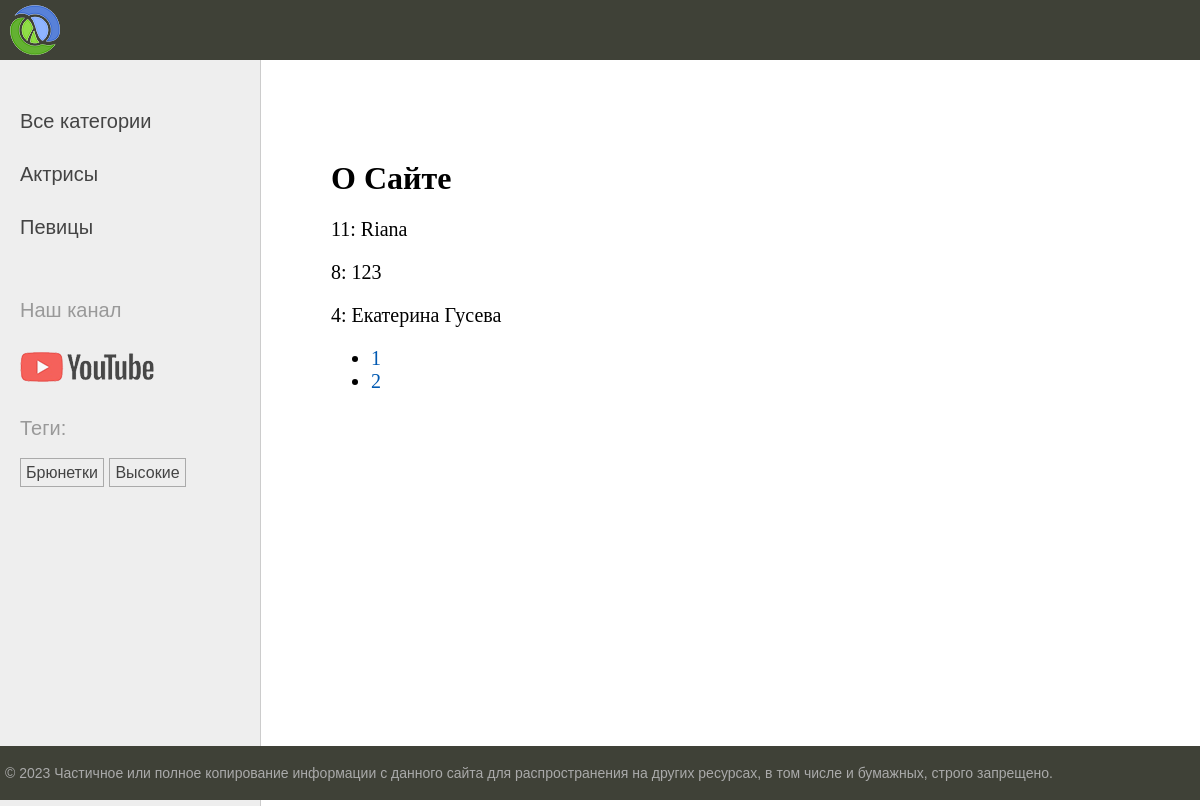
Page /about/ on the earlier database version.
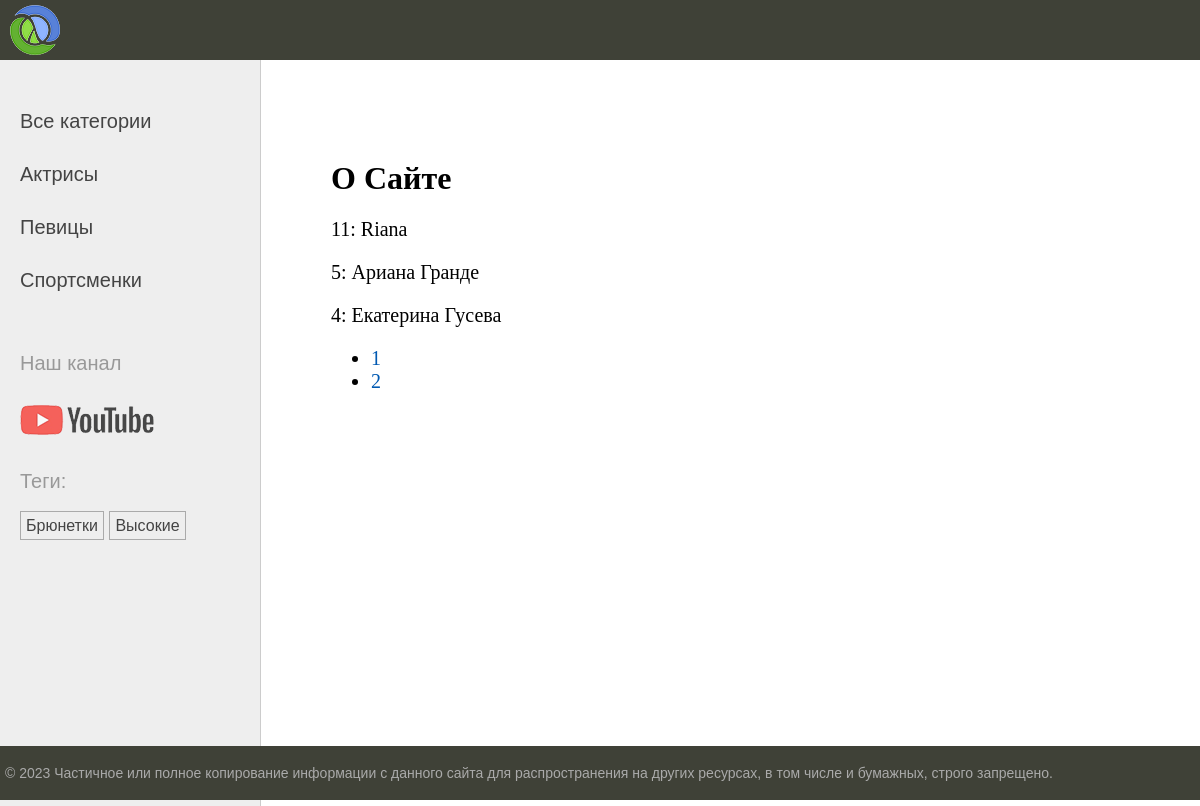
Same page on the later database version.
### myprogram/models.py (models this page shows, shortened)
class Category(models.Model):
    name = models.CharField(max_length=100, db_index=True, verbose_name='Категория')
    slug = models.SlugField(max_length=255, unique=True, db_index=True)
    class Meta:
        verbose_name = 'Категория'
        verbose_name_plural = 'Категории'
    def get_absolute_url(self):
        return reverse('category', kwargs={'cat_slug': self.slug})

class TagPost(models.Model):
    tag = models.CharField(max_length=100, db_index=True)
    slug = models.SlugField(max_length=255, unique=True, db_index=True)
    def get_absolute_url(self):
        return reverse('tag', kwargs={'tag_slug': self.slug})

class Program(models.Model):
    class Status(models.IntegerChoices):
        DRAFT = 0, 'Черновик'
        PUBLISHED = 1, 'Опубликовано'
    title = models.CharField(max_length=255, verbose_name='Заголовок')
    slug = models.SlugField(max_length=255, unique=True,
                            db_index=True, verbose_name='Slug',
                            validators=[
                                MinLengthValidator(5, message='Минимум 5 символов'),
                                MaxLengthValidator(100, message='Максимум 100 символов')
                            ])
    photo = models.ImageField(upload_to='photos/%y/%m/%d/', default=None,
                              blank=True, null=True, verbose_name='Фото')
    content = models.TextField(blank=True, verbose_name='Текст статьи')
    time_create = models.DateTimeField(auto_now_add=True, verbose_name='Время создания')
    time_update = models.DateTimeField(auto_now=True, verbose_name='Время изменения')
    is_published = models.BooleanField(choices=tuple(map(lambda x: (bool(x[0]), x[1]), Status.choices)),
                                       default=Status.DRAFT, verbose_name='Статус')
    cat = models.ForeignKey('Category', on_delete=models.PROTECT, related_name='posts', verbose_name='Категории')
    tags = models.ManyToManyField('TagPost', blank=True, related_name='tags', verbose_name='Теги')
    husband = models.OneToOneField('Husband', on_delete=models.SET_NULL, null=True, blank=True, related_name='wuman',
                                   verbose_name='Муж')
    objects = models.Manager()
    published = PublishedManager()
    class Meta:
        verbose_name = 'Программы'
        verbose_name_plural = 'Программы'
        ordering = ['-time_create']
        indexes = [
            models.Index(fields=['-time_create'])
        ]

### myprogram/views.py (the view)
# urls.py: path('about/', views.about, name='about'),
def about(request):
    contact_list = Program.published.all()
    paginator = Paginator(contact_list, 3)
    page_number = request.GET.get('page')
    page_obj = paginator.get_page(page_number)
    return render(request, 'program/about.html',
                  {'title': 'О Сайте', 'page_obj': page_obj})

### myprogram/models.py (called while the page is built)
    def get_queryset(self):
        return super().get_queryset().filter(is_published=Program.Status.PUBLISHED)

### myprogram/templatetags/program_tags.py (called while the page is built)
@register.inclusion_tag('program/list_categories.html')
def show_categories(cat_selected=0):
    cats = Category.objects.annotate(total=Count("posts")).filter(total__gt=0)
    return {'cats': cats, 'cat_selected': cat_selected}

@register.inclusion_tag('program/list_tags.html')
def show_all_tags():
    return {'tags': TagPost.objects.annotate(total=Count("tags")).filter(total__gt=0)}

### myprogram/templates/program/about.html
{% extends 'base.html' %}
{% block content %}
<h1>{{ title }}</h1>
{% for item in page_obj %}
<p>{{ item.pk }}: {{ item.title }}</p>
{% endfor %}
<nav>
    <ul>
        {% for p in page_obj.paginator.page_range %}
        <li>
            <a href="?page={{ p }}">{{ p }}</a>
        </li>
        {% endfor %}
    </ul>
</nav>
{% endblock %}

### myprogram/templates/program/list_categories.html
{% for cat in cats %}
{% if cat.id == cat_selected %}
<li class="selected">{{cat.name}}</li>
{% else %}
    <li><a href="{{ cat.get_absolute_url }}">{{cat.name}}</a></li>
{% endif %}
{% endfor %}

### myprogram/templates/program/list_tags.html
{% if tags %}
    <p>Теги:</p>
    <ul class="tags-list">
        {% for t in tags %}
        <li><a href="{{t.get_absolute_url}}">{{t.tag}}</a></li>
        {% endfor %}
    </ul>
{% endif %}

Differences in the rows shown:
removed Program: pk "8", title "123"
now on this page (row unchanged): Category: name "Спортсменки"
now on this page (row edited): Program: pk "5", title "Ариана Гранде"
